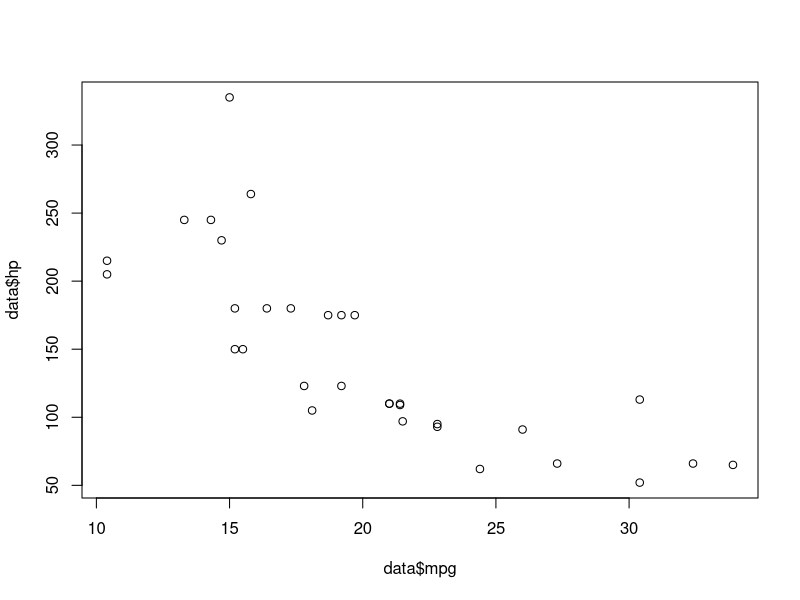
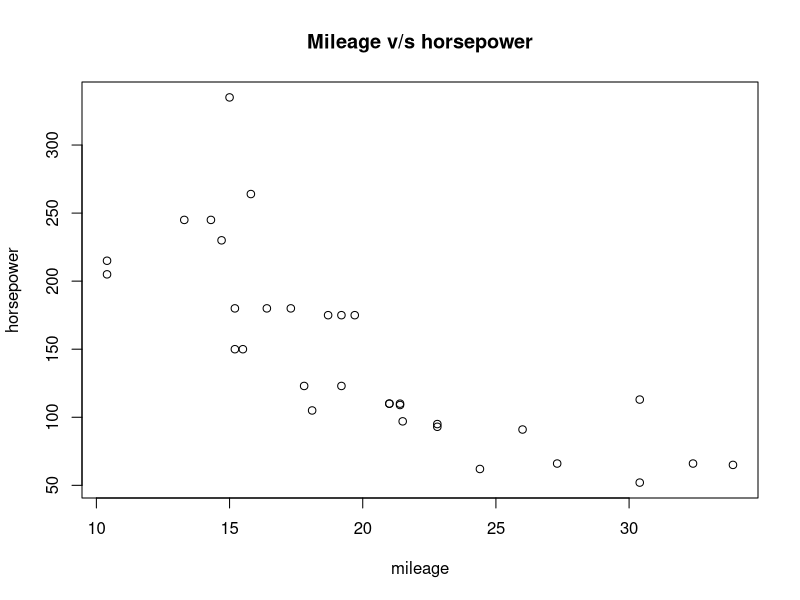
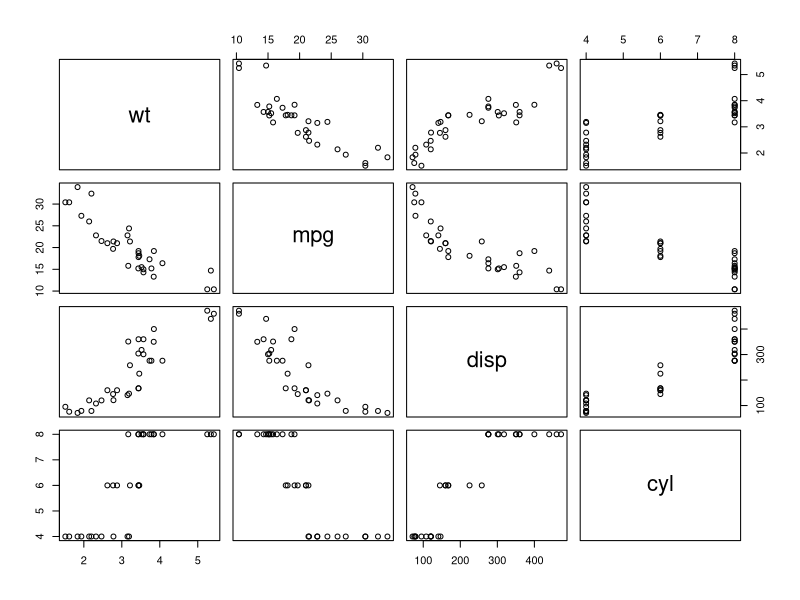
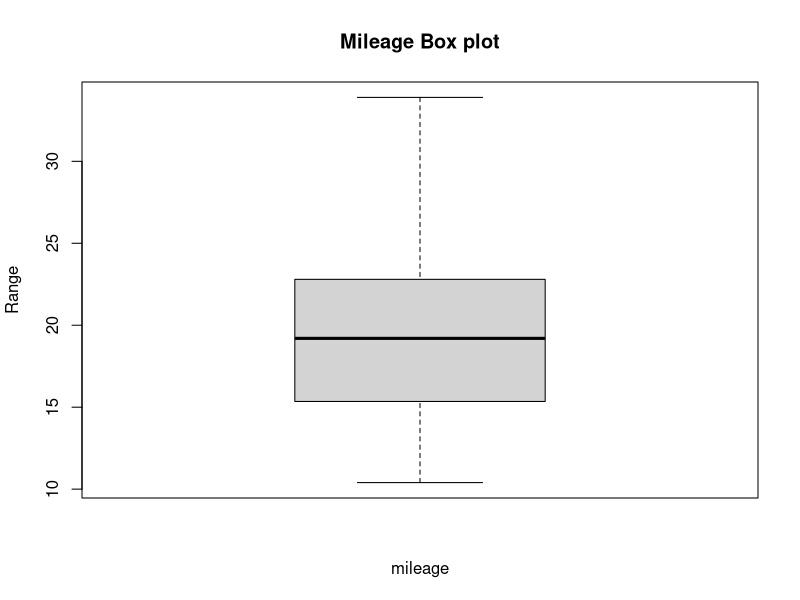
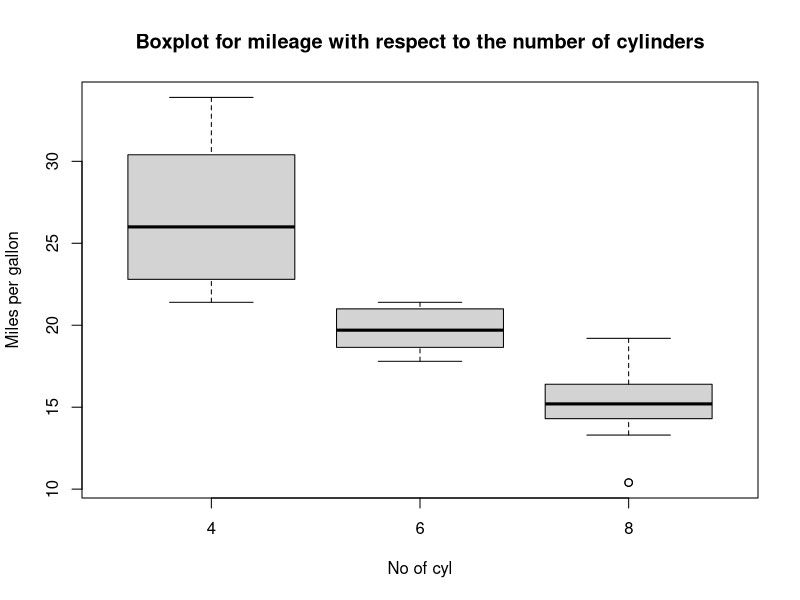
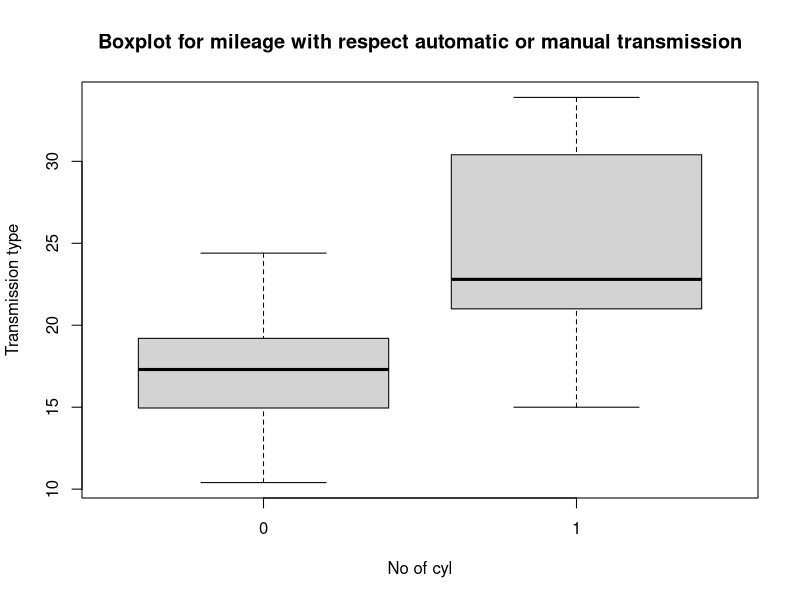

The R script that drew these images, in order:
a <- 2
b <- "myString"
print(b)
print(a)

string1 <- "Goodbye, cruel world!" ## This is a comment

# To know what datatype a var is, the function is class(var)
print(class(a)) # we get numeric
class(b) # we get character

# To list all vars
print(ls())

# Vectors
v2 <- c(1, 2, 3, 4, 5, 6)
v2
#length
length(v2)
#indexing
v2[1]

v4 <- c(2,3,4,5)
v2+v4
v2
v3 <- c(3,4,5)
v4+v3

# Slicing vector
v1 <- c(1,2,3,4,5,6,7)
v1[2:5] # Indexing multiple elements at once

v1[v1<5] # Selecting elements based on a condition

# Something similar to range
k <- seq(from=5, to=13, by=2)
k
# Unlike python, this thing includes all the bounds
# Also this thing can be written as
k <- seq(5,13, 3)
k

# LISTS
# combination of vectors is a list
v1 <- c(1, 2)
v2 <- c(4, 6)
myList <- list(v1, v2)
myList
myList[1]

# To index a single element say 2
myList[[1]][2]

v3 <- c("Del", "Amr", "Gar")
list2 <- list(v1, v2, v3)
list2

# To select unique elements in v4
v4 <- c(2,2,3,3,4,4,5,5,1,1)
unique(v4)
length((unique(v4)))
# Sorting
sort(v4, decreasing = TRUE)
sort(v4)

# Matrix
myMatrix = matrix(c(1,2,3,4,5,6,7,8,9), nrow = 3, ncol = 3, byrow = TRUE)
myMatrix

m2 = matrix(c(1,2,4,2,5,6), nrow = 2, ncol = 3, byrow = TRUE)
m2
m2 = matrix(c(1,2,4,2,5,6), nrow = 2, ncol = 3)
m2
m2+2
m2*m2
# It's evident that by default matrix() takes col major order
# R is weird

# if-else
a <- 8
if(a %% 2 == 0) {
  print("Even")
} else {
  print("Odd")
}

# for loop
for(i in 1:5) {
  print(i*i)
}

# FUNCTION
# Create a function with arguments
my <- function(a,b,c) {
  result <- a*b+c
  print(result)
}
# Calling a function
my(5, 3, 11)

# STRINGS
a <- "Hello"
b <- "How"
c <- "are you?"
nchar(c) # For the length of the string
length(c) # This will only return 1 as it is just one string
paste(a, b, c) # Contcatenation

# FUZZY STRING MATCH
# TO MATCH APPROXIMATELY SIMILAR STRINGS
# USES JACCARD ALGORITHM
# NEED PACKAGE stringdist
# install.packages("stringdist")
library(stringdist) # call the library
q1 <- stringdist("Delton", "Dalton", method = "jaccard", q=1) # q means #letter match
q1 # if it is close to 0, the names are similar

# GET WORKING DIRECTORY
getwd()

# SET WORKING DIRECTORY
#setwd()

# DATAFRAME
data <- read.csv("iiitData.csv", sep=",", header = TRUE)
data
View(data) # view with a capital V
colnames(data)
colnames(data) <- c("Id", "Name", "Age", "Married")
View(data)
colnames(data)[2] <- "FullName" # Change a particular col name
colnames(data)[2] <- "Name"
#Indexing the rows and columns
data[1,2]
data[1,]
data[2, 3:4]
data[, 2]
data$Name
data$Name[4:6]
data$Name <- as.character(data$Name)
head(data, 5)
str(data) #shows the structure of the data
# If I want to know all the details og Ram
which(data$Name=="Ram") # This returns the index
# Now to know all details of Ram,
data[which(data$Name=="Ram"), ] # Directly index it using this
# To know who all are married and who alll are not
table(data$Married) # Gives a count of Y and N

# I want the records whose age is greater than 35
data4 <- subset(data, data$Age > 35)
# The following is the query my mom is gonna do once I get back home.
data4 <- subset(data, data$Age > 25 & data$Married == "N")

#ifelse lambda
a <- 2
ifelse(a>8, 1, 0) # This returns 0 as a<8

# BUCKETING
# Divide the people based on a fixed set of age groups
data$age2 <- ifelse(data$Age <= 20, "<=20", ifelse(data$Age<=40,"20-40", ifelse(data$Age<=60, "41-60", ">60")))
View(data)
# To see number of people in every age bucket
table(data$age2)

# AGGREGATE
# Find the average age of the people who got married and the avg age of those who did not marry
aggregate(Age~Married, data = data, mean)

# APPLY FUNCTION
# We can perform rowvise or colvise operations
data <- list(x=1:5, y=6:10, z=11:15)
lapply(data, mean)
sapply(data, FUN=median)

# Using the mtcars dataset
View(mtcars)
str(mtcars)
tapply(mtcars$wt, mtcars$cyl, mean)

# make a random matrix of 5x6 dim
x <- matrix(rnorm(30), nrow=5, ncol=6)
apply(x, 1, sum)

View(mtcars)
data <- data.frame(mtcars)
cor(data$mpg, data$hp) # This give you a negative correlation
cor(data$mpg, data$cy)
View(data.frame(cor(mtcars))) # we get a correlation matrix
View(summary(data))

# Checking for missing values
colSums(is.na(data)) #no missing values

# Scatterplot
plot(data$mpg, data$hp)
#Making it is bit more professional
plot(data$mpg, data$hp, xlab = "mileage", ylab = "horsepower", main = "Mileage v/s horsepower")

# Plotting some variables pairwise 
# Every var will be plotted against every other vars
pairs(~wt+mpg+disp+cyl, data = data)

# boxplot
boxplot(data$mpg, data = data, xlab = "mileage", ylab = "Range", main = "Mileage Box plot")

# Find how many unique values are there in the cylinder column in the mpcars dataset
unique(data$cyl) # we get three unique vals

# use same boxplot and introduce one more var ie cylinder
boxplot(mpg~cyl, data = data, xlab = "No of cyl", ylab = "Miles per gallon", main = "Boxplot for mileage with respect to the number of cylinders")
# From the boxplot we can infer that the 3 cylinder vehicles are having more mileage
# plotting the mileage for transmission type
boxplot(mpg~am, data = data, xlab = "No of cyl", ylab = "Transmission type", main = "Boxplot for mileage with respect automatic or manual transmission")
# We can see that the automatic vechicles are having lower mileage
